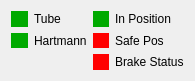
    <widget class="QWidget" name="layoutWidget_7">
     <property name="geometry">
      <rect>
       <x>70</x>
       <y>20</y>
       <width>195</width>
       <height>81</height>
      </rect>
     </property>
     <layout class="QGridLayout" name="gridLayout_13">
      <item row="3" column="1">
       <widget class="QLabel" name="label_m3_rot_N">
        <property name="styleSheet">
         <string>background-color: rgb(0, 170, 0);</string>
        </property>
        <property name="text">
         <string/>
        </property>
       </widget>
      </item>
      <item row="1" column="2">
       <widget class="QLabel" name="label_53">
        <property name="text">
         <string>Tube</string>
        </property>
       </widget>
      </item>
      <item row="1" column="1">
       <widget class="QLabel" name="label_m3_rot_P">
        <property name="styleSheet">
         <string>background-color: rgb(0, 170, 0);</string>
        </property>
        <property name="text">
         <string/>
        </property>
       </widget>
      </item>
      <item row="3" column="3">
       <widget class="QLabel" name="label_m3_trans_safe_pos">
        <property name="styleSheet">
         <string>background-color: rgb(255, 0, 0);</string>
        </property>
        <property name="text">
         <string/>
        </property>
       </widget>
      </item>
      <item row="3" column="4">
       <widget class="QLabel" name="label_m3_trans_safe_pos_mark">
        <property name="text">
         <string>Safe Pos</string>
        </property>
       </widget>
      </item>
      <item row="3" column="2">
       <widget class="QLabel" name="label_55">
        <property name="text">
         <string>Hartmann</string>
        </property>
       </widget>
      </item>
      <item row="4" column="3">
       <widget class="QLabel" name="label_m3_trans_brake">
        <property name="palette">
         <palette>
          <active>
           <colorrole role="WindowText">
            <brush brushstyle="SolidPattern">
             <color alpha="255">
              <red>255</red>
              <green>255</green>
              <blue>255</blue>
             </color>
            </brush>
           </colorrole>
           <colorrole role="Button">
            <brush brushstyle="SolidPattern">
             <color alpha="255">
              <red>255</red>
              <green>0</green>
              <blue>0</blue>
             </color>
            </brush>
           </colorrole>
           <colorrole role="Light">
            <brush brushstyle="SolidPattern">
             <color alpha="255">
              <red>255</red>
              <green>127</green>
              <blue>127</blue>
             </color>
            </brush>
           </colorrole>
           <colorrole role="Midlight">
            <brush brushstyle="SolidPattern">
             <color alpha="255">
              <red>255</red>
              <green>63</green>
              <blue>63</blue>
             </color>
            </brush>
           </colorrole>
           <colorrole role="Dark">
            <brush brushstyle="SolidPattern">
             <color alpha="255">
              <red>127</red>
              <green>0</green>
              <blue>0</blue>
             </color>
            </brush>
           </colorrole>
           <colorrole role="Mid">
            <brush brushstyle="SolidPattern">
             <color alpha="255">
              <red>170</red>
              <green>0</green>
              <blue>0</blue>
             </color>
            </brush>
           </colorrole>
           <colorrole role="Text">
            <brush brushstyle="SolidPattern">
             <color alpha="255">
              <red>255</red>
              <green>255</green>
              <blue>255</blue>
             </color>
            </brush>
           </colorrole>
           <colorrole role="BrightText">
            <brush brushstyle="SolidPattern">
             <color alpha="255">
              <red>255</red>
              <green>255</green>
              <blue>255</blue>
             </color>
            </brush>
           </colorrole>
           <colorrole role="ButtonText">
            <brush brushstyle="SolidPattern">
             <color alpha="255">
              <red>0</red>
              <green>0</green>
              <blue>0</blue>
             </color>
            </brush>
           </colorrole>
           <colorrole role="Base">
            <brush brushstyle="SolidPattern">
             <color alpha="255">
              <red>255</red>
              <green>0</green>
              <blue>0</blue>
             </color>
            </brush>
           </colorrole>
           <colorrole role="Window">
            <brush brushstyle="SolidPattern">
             <color alpha="255">
              <red>255</red>
              <green>0</green>
              <blue>0</blue>
             </color>
            </brush>
           </colorrole>
           <colorrole role="Shadow">
            <brush brushstyle="SolidPattern">
             <color alpha="255">
              <red>0</red>
              <green>0</green>
              <blue>0</blue>
             </color>
            </brush>
           </colorrole>
           <colorrole role="AlternateBase">
            <brush brushstyle="SolidPattern">
             <color alpha="255">
              <red>255</red>
              <green>127</green>
              <blue>127</blue>
             </color>
            </brush>
           </colorrole>
           <colorrole role="ToolTipBase">
            <brush brushstyle="SolidPattern">
             <color alpha="255">
              <red>255</red>
              <green>255</green>
              <blue>220</blue>
             </color>
            </brush>
           </colorrole>
           <colorrole role="ToolTipText">
            <brush brushstyle="SolidPattern">
             <color alpha="255">
              <red>0</red>
              <green>0</green>
              <blue>0</blue>
             </color>
            </brush>
           </colorrole>
          </active>
          <inactive>
           <colorrole role="WindowText">
            <brush brushstyle="SolidPattern">
             <color alpha="255">
              <red>255</red>
              <green>255</green>
              <blue>255</blue>
             </color>
            </brush>
           </colorrole>
           <colorrole role="Button">
            <brush brushstyle="SolidPattern">
             <color alpha="255">
              <red>255</red>
              <green>0</green>
              <blue>0</blue>
             </color>
            </brush>
           </colorrole>
           <colorrole role="Light">
            <brush brushstyle="SolidPattern">
             <color alpha="255">
              <red>255</red>
              <green>127</green>
              <blue>127</blue>
             </color>
            </brush>
           </colorrole>
           <colorrole role="Midlight">
            <brush brushstyle="SolidPattern">
             <color alpha="255">
              <red>255</red>
              <green>63</green>
              <blue>63</blue>
             </color>
            </brush>
           </colorrole>
           <colorrole role="Dark">
            <brush brushstyle="SolidPattern">
             <color alpha="255">
              <red>127</red>
              <green>0</green>
              <blue>0</blue>
             </color>
            </brush>
           </colorrole>
           <colorrole role="Mid">
            <brush brushstyle="SolidPattern">
             <color alpha="255">
              <red>170</red>
              <green>0</green>
              <blue>0</blue>
             </color>
            </brush>
           </colorrole>
           <colorrole role="Text">
            <brush brushstyle="SolidPattern">
             <color alpha="255">
              <red>255</red>
              <green>255</green>
              <blue>255</blue>
             </color>
            </brush>
           </colorrole>
           <colorrole role="BrightText">
            <brush brushstyle="SolidPattern">
             <color alpha="255">
              <red>255</red>
              <green>255</green>
              <blue>255</blue>
             </color>
            </brush>
           </colorrole>
           <colorrole role="ButtonText">
            <brush brushstyle="SolidPattern">
             <color alpha="255">
              <red>0</red>
              <green>0</green>
              <blue>0</blue>
             </color>
            </brush>
           </colorrole>
           <colorrole role="Base">
            <brush brushstyle="SolidPattern">
             <color alpha="255">
              <red>255</red>
              <green>0</green>
              <blue>0</blue>
             </color>
            </brush>
           </colorrole>
           <colorrole role="Window">
            <brush brushstyle="SolidPattern">
             <color alpha="255">
              <red>255</red>
              <green>0</green>
              <blue>0</blue>
             </color>
            </brush>
           </colorrole>
           <colorrole role="Shadow">
            <brush brushstyle="SolidPattern">
             <color alpha="255">
              <red>0</red>
              <green>0</green>
              <blue>0</blue>
             </color>
            </brush>
           </colorrole>
           <colorrole role="AlternateBase">
            <brush brushstyle="SolidPattern">
             <color alpha="255">
              <red>255</red>
              <green>127</green>
              <blue>127</blue>
             </color>
            </brush>
           </colorrole>
           <colorrole role="ToolTipBase">
            <brush brushstyle="SolidPattern">
             <color alpha="255">
              <red>255</red>
              <green>255</green>
              <blue>220</blue>
             </color>
            </brush>
           </colorrole>
           <colorrole role="ToolTipText">
            <brush brushstyle="SolidPattern">
             <color alpha="255">
              <red>0</red>
              <green>0</green>
              <blue>0</blue>
             </color>
            </brush>
           </colorrole>
          </inactive>
          <disabled>
           <colorrole role="WindowText">
            <brush brushstyle="SolidPattern">
             <color alpha="255">
              <red>255</red>
              <green>255</green>
              <blue>255</blue>
             </color>
            </brush>
           </colorrole>
           <colorrole role="Button">
            <brush brushstyle="SolidPattern">
             <color alpha="255">
              <red>255</red>
              <green>0</green>
              <blue>0</blue>
             </color>
            </brush>
           </colorrole>
           <colorrole role="Light">
            <brush brushstyle="SolidPattern">
             <color alpha="255">
              <red>255</red>
              <green>127</green>
              <blue>127</blue>
             </color>
            </brush>
           </colorrole>
           <colorrole role="Midlight">
            <brush brushstyle="SolidPattern">
             <color alpha="255">
              <red>255</red>
              <green>63</green>
              <blue>63</blue>
             </color>
            </brush>
           </colorrole>
           <colorrole role="Dark">
            <brush brushstyle="SolidPattern">
             <color alpha="255">
              <red>127</red>
              <green>0</green>
              <blue>0</blue>
             </color>
            </brush>
           </colorrole>
           <colorrole role="Mid">
            <brush brushstyle="SolidPattern">
             <color alpha="255">
              <red>170</red>
              <green>0</green>
              <blue>0</blue>
             </color>
            </brush>
           </colorrole>
           <colorrole role="Text">
            <brush brushstyle="SolidPattern">
             <color alpha="255">
              <red>255</red>
              <green>255</green>
              <blue>255</blue>
             </color>
            </brush>
           </colorrole>
           <colorrole role="BrightText">
            <brush brushstyle="SolidPattern">
             <color alpha="255">
              <red>255</red>
              <green>255</green>
              <blue>255</blue>
             </color>
            </brush>
           </colorrole>
           <colorrole role="ButtonText">
            <brush brushstyle="SolidPattern">
             <color alpha="255">
              <red>127</red>
              <green>0</green>
              <blue>0</blue>
             </color>
            </brush>
           </colorrole>
           <colorrole role="Base">
            <brush brushstyle="SolidPattern">
             <color alpha="255">
              <red>255</red>
              <green>0</green>
              <blue>0</blue>
             </color>
            </brush>
           </colorrole>
           <colorrole role="Window">
            <brush brushstyle="SolidPattern">
             <color alpha="255">
              <red>255</red>
              <green>0</green>
              <blue>0</blue>
             </color>
            </brush>
           </colorrole>
           <colorrole role="Shadow">
            <brush brushstyle="SolidPattern">
             <color alpha="255">
              <red>0</red>
              <green>0</green>
              <blue>0</blue>
             </color>
            </brush>
           </colorrole>
           <colorrole role="AlternateBase">
            <brush brushstyle="SolidPattern">
             <color alpha="255">
              <red>255</red>
              <green>0</green>
              <blue>0</blue>
             </color>
            </brush>
           </colorrole>
           <colorrole role="ToolTipBase">
            <brush brushstyle="SolidPattern">
             <color alpha="255">
              <red>255</red>
              <green>255</green>
              <blue>220</blue>
             </color>
            </brush>
           </colorrole>
           <colorrole role="ToolTipText">
            <brush brushstyle="SolidPattern">
             <color alpha="255">
              <red>0</red>
              <green>0</green>
              <blue>0</blue>
             </color>
            </brush>
           </colorrole>
          </disabled>
         </palette>
        </property>
        <property name="autoFillBackground">
         <bool>false</bool>
        </property>
        <property name="styleSheet">
         <string>background-color: rgb(255, 0, 0);</string>
        </property>
        <property name="frameShadow">
         <enum>QFrame::Sunken</enum>
        </property>
        <property name="lineWidth">
         <number>1</number>
        </property>
        <property name="text">
         <string>&lt;!DOCTYPE HTML PUBLIC &quot;-//W3C//DTD HTML 4.0//EN&quot; &quot;http://www.w3.org/TR/REC-html40/strict.dtd&quot;&gt;
&lt;html&gt;&lt;head&gt;&lt;meta name=&quot;qrichtext&quot; content=&quot;1&quot; /&gt;&lt;style type=&quot;text/css&quot;&gt;
p, li { white-space: pre-wrap; }
&lt;/style&gt;&lt;/head&gt;&lt;body style=&quot; font-family:'Sans'; font-size:10pt; font-weight:400; font-style:normal;&quot;&gt;
&lt;p align=&quot;justify&quot; style=&quot;-qt-paragraph-type:empty; margin-top:0px; margin-bottom:0px; margin-left:0px; margin-right:0px; -qt-block-indent:0; text-indent:0px;&quot;&gt;&lt;/p&gt;&lt;/body&gt;&lt;/html&gt;</string>
        </property>
       </widget>
      </item>
      <item row="4" column="4">
       <widget class="QLabel" name="label_21">
        <property name="text">
         <string>Brake Status</string>
        </property>
       </widget>
      </item>
      <item row="1" column="3">
       <widget class="QLabel" name="label_m3_rot_InPosition">
        <property name="styleSheet">
         <string>background-color: rgb(0, 170, 0);</string>
        </property>
        <property name="text">
         <string/>
        </property>
       </widget>
      </item>
      <item row="1" column="4">
       <widget class="QLabel" name="label_56">
        <property name="text">
         <string>In Position</string>
        </property>
       </widget>
      </item>
     </layout>
    </widget>
